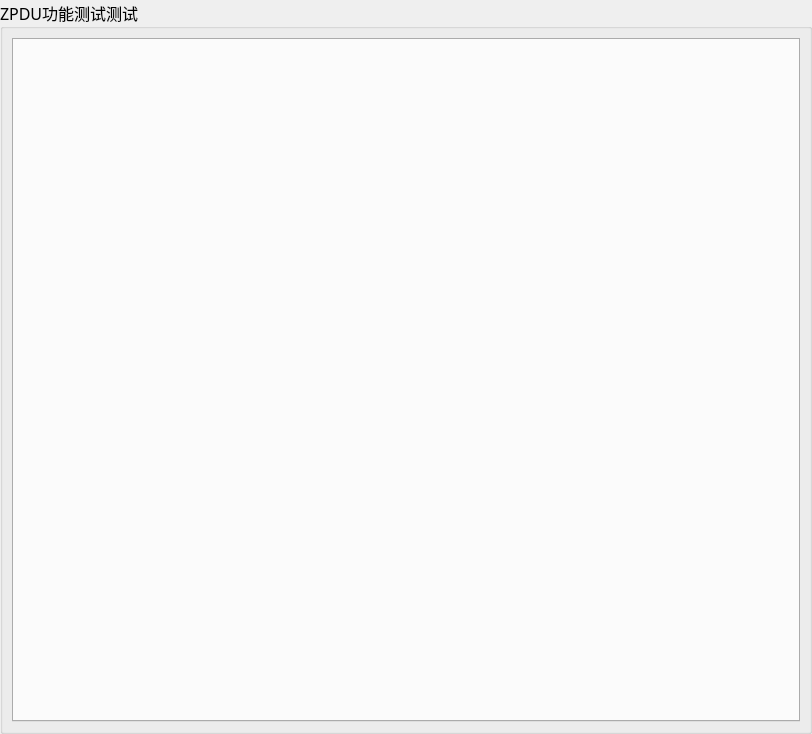
<?xml version="1.0" encoding="UTF-8"?>
<ui version="4.0">
 <class>ZTest_MainWid</class>
 <widget class="QWidget" name="ZTest_MainWid">
  <property name="geometry">
   <rect>
    <x>0</x>
    <y>0</y>
    <width>812</width>
    <height>734</height>
   </rect>
  </property>
  <property name="windowTitle">
   <string>Form</string>
  </property>
  <layout class="QGridLayout" name="gridLayout">
   <property name="leftMargin">
    <number>0</number>
   </property>
   <property name="topMargin">
    <number>0</number>
   </property>
   <property name="rightMargin">
    <number>0</number>
   </property>
   <property name="bottomMargin">
    <number>0</number>
   </property>
   <property name="spacing">
    <number>0</number>
   </property>
   <item row="0" column="0">
    <widget class="QGroupBox" name="groupBox">
     <property name="font">
      <font>
       <family>微软雅黑</family>
       <pointsize>12</pointsize>
       <weight>50</weight>
       <bold>false</bold>
      </font>
     </property>
     <property name="title">
      <string>ZPDU功能测试测试</string>
     </property>
     <layout class="QGridLayout" name="gridLayout_2">
      <property name="leftMargin">
       <number>9</number>
      </property>
      <item row="0" column="0">
       <widget class="QTabWidget" name="tabWidget">
        <property name="currentIndex">
         <number>-1</number>
        </property>
       </widget>
      </item>
     </layout>
    </widget>
   </item>
  </layout>
 </widget>
 <resources/>
 <connections/>
</ui>
